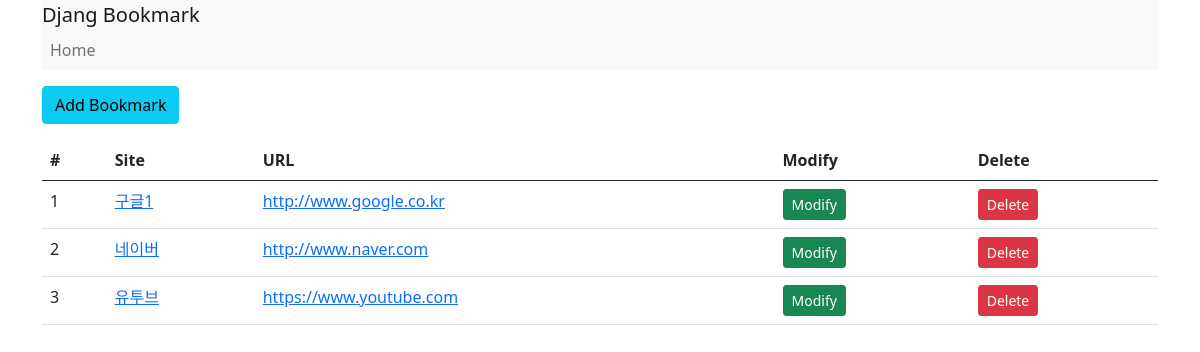
Before: /bookmark/ with the older database file.
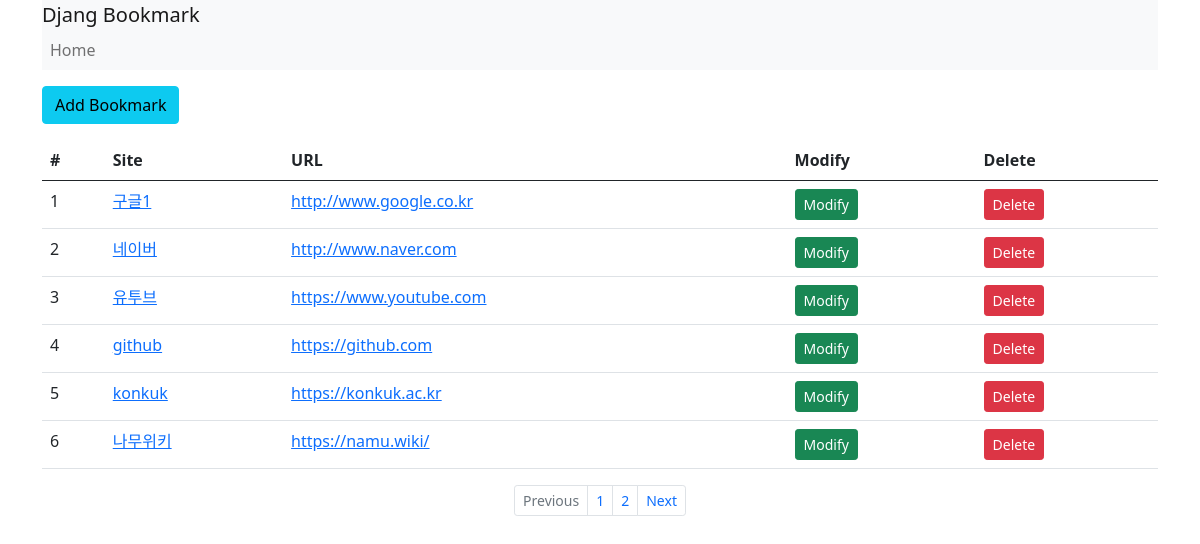
After: the same page with the newer database file.
### bookmark/models.py (models this page shows, shortened)
class Bookmark(models.Model):
    site_name = models.CharField(max_length=100)
    url = models.URLField('Site URL')
    class Meta:
        ordering = ['pk']

### bookmark/views.py (the view)
# urls.py: path('', BookMarkListView.as_view(), name='list'),
class BookMarkListView(ListView):
    model = Bookmark
    paginate_by = 6

### bookmark/templates/bookmark/bookmark_list.html (shortened to what this page needs)
{% extends 'base.html' %}
{% block content %}
    <div class="btn-group">
        <a href="{% url 'add' %}" class="btn btn-info">Add Bookmark</a>
    </div>
    <table class ="table">
        <thead>
            <tr>
                <th scope ="col">#</th>
                <th scope ="col">Site</th>
                <th scope = "col">URL</th>
                <th scope ="col">Modify</th>
                <th scope = "col">Delete</th>
            </tr>
        </thead>
        <tbody>
            {% for bookmark in object_list %}
        <tr>
            <td>{{forloop.counter}}</td>
            <td><a href="{% url 'detail' pk=bookmark.id %}">{{bookmark.site_name}}</a> </td>
            <td><a href="{{bookmark.url}}" target="_blank">{{bookmark.url}}</a> </td>
            <td><a href="{% url 'update' pk=bookmark.id %}" class = "btn btn-success btn-sm">Modify</a> </td>
            <td><a href="{% url 'delete' pk=bookmark.id %}" class="btn btn-danger btn-sm">Delete</a> </td>
        </tr>
        {% endfor %}
        </tbody>
    </table>
{% endblock %}
{% block pagination %}
    {% if is_paginated %}
        <ul class="pagination justify-content-center pagination-sm">
            {% if page_obj.has_previous %}
            <li class="page-item">
                <a class="page-link" href="{% url 'list' %}?page={{ page_obj.previous_page_number }}" tapindex="-1">
                    Previous</a>
            </li>
            {% else %}
                <li class="page-item disabled">
                    <a class="page-link" href="#" tabindex="-1">Previous</a>
                </li>
            {% endif %}
            {% for object in page_obj.paginator.page_range %}
                <li class="page-item {% if page_obj.number == forloop.counter %}desabled{% endif %}">
                    <a class="page-link" href="{{ request.path }}?page={{ forloop.counter }}">{{ forloop.counter }}</a>
                </li>
            {% endfor %}
            {% if page_obj.has_next %}
                <li class="page-item">
                    <a class="page-link" href="{% url 'list' %}?page={{ page_obj.next_page_number }}">
                        Next</a>
                </li>
            {% else %}
                <li class="page-item disabled">
                    <a class="page-link" href="#">Next</a>
                </li>
            {% endif %}
        </ul>
    {% endif %}
{% endblock %}

### templates/base.html (shortened to what this page needs)
<!DOCTYPE html>
<html lang="en">
<head>
    <link href="https://cdn.jsdelivr.net/npm/bootstrap@5.0.0-beta2/dist/css/bootstrap.min.css" rel="stylesheet" integrit
          y="sha384-BmbxuPwQa2lc/FVzBcNJ7UAyJxM6wuqIj61tLrc4wSX0szH/Ev+nYRRuWlolflfl">
</head>
<body>
    <div class="container">
        <nav class="'navbar navbar-expand-lg navbar-light bg-light">
            <a class="navbar-brand" href="/bookmark">Djang Bookmark</a>
            <div class="collapse navbar-collapse" id="navbarSupportedContent">
                <ul class="navbar-nav mr-auto">
                    <li class="nav-item active">
                        <a class="nav-link" href="/bookmark">Home </a>
                    </li>
                </ul>
            </div>
        </nav>
        <div class="row">
            <div class="col">
                {% block content %}
                {% endblock %}
                {% block pagination %}
                {% endblock %}
            </div>
        </div>
    </div>
</body>
</html>

Changed rows visible on the page:
added Bookmark: site_name "github", url "https://github.com"
added Bookmark: site_name "konkuk", url "https://konkuk.ac.kr"
added Bookmark: site_name "나무위키", url "https://namu.wiki/"
Other visible differences:
text now shown: "Previous Next"
new list line: "1"
new list line: "2"
